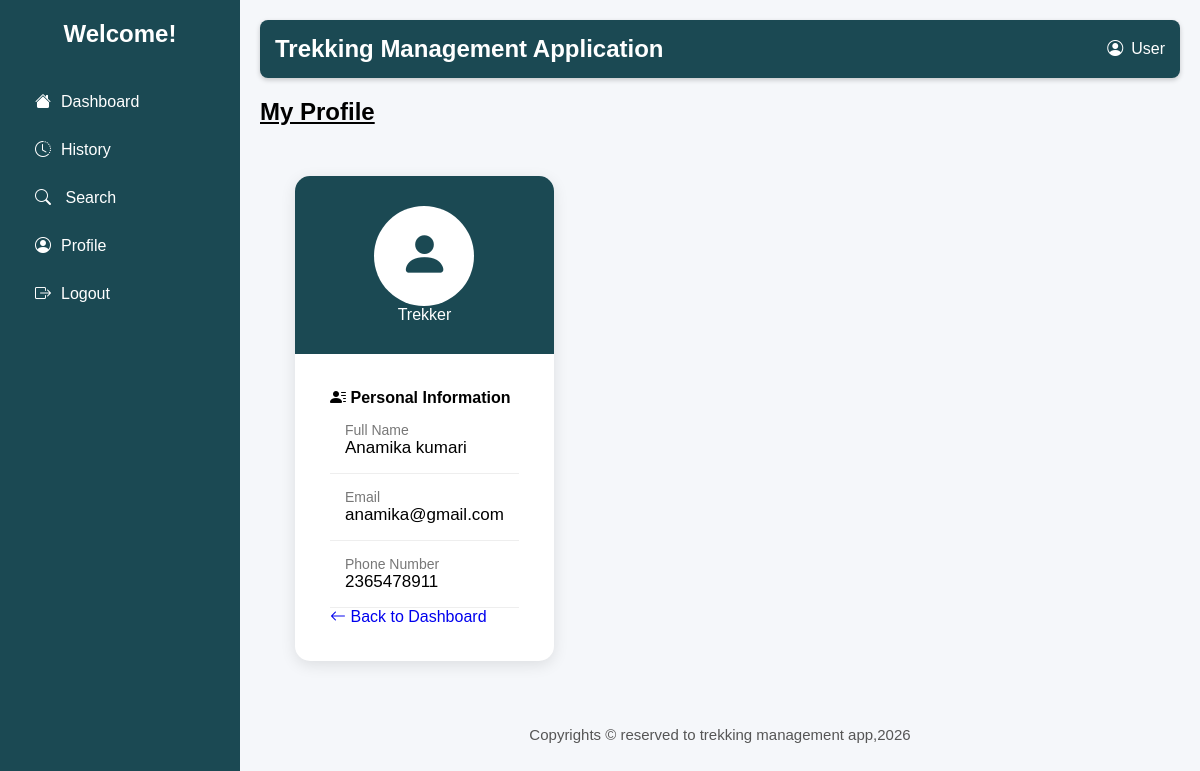
The page /trekker_profile (signed in) on the database its author committed.
### models.py (models this page shows)
class UserDetails(db.Model):
    __tablename__="user_details"
    trekker_id=db.Column(db.Integer,primary_key=True,autoincrement=True)
    user_id=db.Column(db.Integer,db.ForeignKey('user_credentials.user_id'))
    full_name=db.Column(db.String(100),nullable=False)
    email_id=db.Column(db.String(50),unique=True,nullable=False)
    password=db.Column(db.String(50),nullable=False)
    phone_num=db.Column(db.String(20),unique=True,nullable=False)
    address=db.Column(db.String(100),nullable=False)
    blacklist_status=db.Column(db.Boolean,default=False)

### app.py (the view)
@app.route("/trekker_profile")
def user_profile():
    email=session.get("user_email_id")
    user=UserDetails.query.filter_by(email_id=email).first()
    return render_template("user_profile.html",user=user)

### templates/user_profile.html (shortened to what this page needs)
<!DOCTYPE html>
<html lang="en">
<head>
    <link rel="stylesheet" href="../static/main.css">
    <link rel="stylesheet" href="https://cdn.jsdelivr.net/npm/bootstrap-icons@1.11.3/font/bootstrap-icons.min.css">
</head>
<body>
    <div class="container">
        <div class="sidebar">
            <h2>Welcome!</h2>
            <ul>
                <li><a href="{{url_for('user_dash')}}"><i class="bi bi-house-fill"></i>Dashboard</a></li>
                <li><a href="{{url_for('trek_history')}}"><i class="bi bi-clock-history"></i>History</a></li>
                <li><a href="{{url_for('search_trek')}}"><i class="bi bi-search"></i> Search</a></li>
                <li><a href="{{url_for('user_profile')}}"><i class="bi bi-person-circle"></i>Profile</a></li>
                <li><a href="{{url_for('signin')}}"><i class="bi bi-box-arrow-right"></i>Logout</a></li>
            </ul>
        </div>
        <div class="main">
            <header>
                <h2>Trekking Management Application</h2>
                <div class="admin">
                    <i class="bi bi-person-circle"></i>
                    <span>User</span>
                </div>
            </header>
            <h2 class="title"><u>My Profile</u></h2>
            <div class="container profile-container">
                <div class="profile-card">
                    <div class="profile-header">
                        <div class="profile-icon">
                            <i class="bi bi-person-fill"></i>
                        </div>
                        <p class="mb-0">Trekker</p>
                    </div>
                    <div class="profile-body">
                        <h4 class="mb-4">
                            <i class="bi bi-person-lines-fill"></i>
                            Personal Information
                        </h4>
                        <div class="row">
                            <div class="col-md-6">
                                <div class="info-box">
                                    <div class="info-label">Full Name</div>
                                    <div class="info-value">
                                        {{user.full_name}}
                                    </div>
                                </div>
                            </div>
                            <div class="col-md-6">
                                <div class="info-box">
                                    <div class="info-label">Email</div>
                                    <div class="info-value">
                                       {{user.email_id}}
                                    </div>
                                </div>
                            </div>
                            <div class="col-md-6">
                                <div class="info-box">
                                    <div class="info-label">Phone Number</div>
                                    <div class="info-value">
                                    {{user.phone_num}}
                                    </div>
                                </div>
                            </div>
                        </div>
                        <div class="text-center mt-4">
                            <a href="{{ url_for('user_dash') }}" class="btn btn-secondary me-2">
                                <i class="bi bi-arrow-left"></i>
                                Back to Dashboard
                            </a>
                        </div>
                    </div>
                </div>
            </div>
            <footer>
                Copyrights &copy; reserved to trekking management app,2026
            </footer>
        </div>
    </div>
</body>
</html>

### static/main.css (style rules this page uses)
html,body { height: 100%; margin: 0; background:#f4f4f4; }
* { margin:0; padding:0; box-sizing:border-box; font-family:Arial, sans-serif; }
header { background:#1B4953; color: white; padding:15px; border-radius:8px; box-shadow:0 2px 5px rgba(0,0,0,.2); justify-content: space-between; display: flex; }
.admin { display: flex; align-items: center; gap: 8px; }
footer { bottom: 0; left: 0; width: 100%; text-align:center; font-size:15px; color:#555; padding: 15px; }
.container { display:flex; }
.sidebar { width:240px; background:#1B4953; color:white; min-height:100vh; padding:20px; }
.sidebar h2 { text-align:center; margin-bottom:30px; }
.sidebar ul { list-style:none; }
.sidebar ul li { padding:15px; cursor:pointer; border-radius:5px; }
.sidebar i { margin-right:10px; }
.main { flex:1; padding:20px; }
.title { text-align:left; margin:20px 0; }
li a { color: white; }
a { text-decoration: none; }
body { background-color: #f5f7fa; }
.profile-container { max-width: 850px; margin: 50px auto; }
.profile-card { background: white; border-radius: 15px; box-shadow: 0 4px 15px rgba(0, 0, 0, 0.1); overflow: hidden; }
.profile-header { background: #1B4953; color: white; padding: 30px; text-align: center; }
.profile-icon { width: 100px; height: 100px; border-radius: 50%; background: white; color:#1B4953; display: flex; align-items: center; justify-content: center; margin: auto; font-size: 50px; }
.profile-body { padding: 35px; }
.info-box { padding: 15px; border-bottom: 1px solid #eee; }
.info-label { color: #777; font-size: 14px; }
.info-value { font-size: 17px; font-weight: 500; }

### rows shown on the page
UserDetails: full_name "Anamika kumari", email_id "anamika@gmail.com", phone_num "2365478911"
